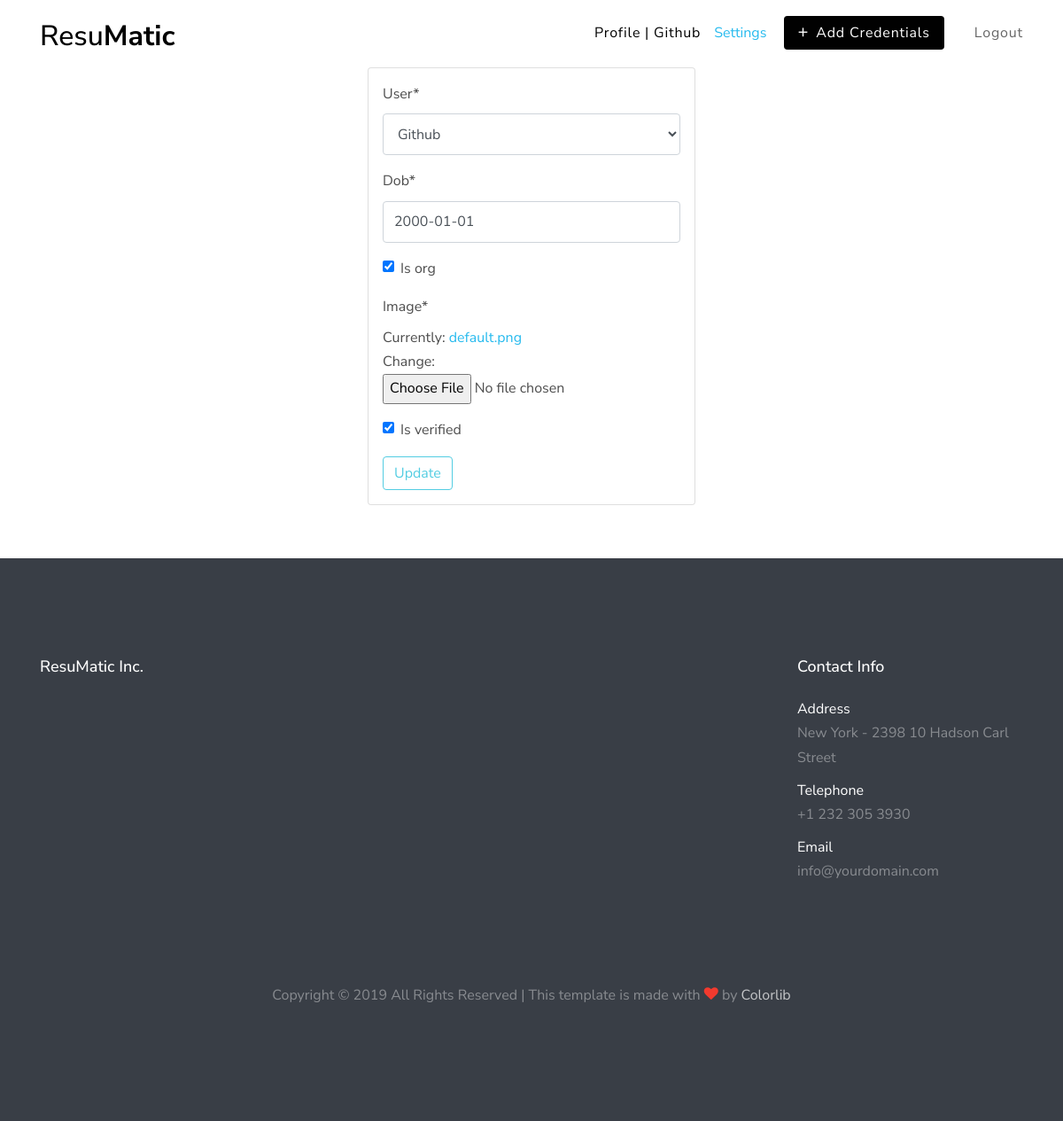
Page /profile/ (signed in) on the committed database.
### users/models.py (models this page shows, shortened)
class Profile(models.Model):
	user = models.OneToOneField(User, on_delete=models.CASCADE)
	dob  = models.DateField(default=datetime.date(2000,1,1))
	is_org = models.BooleanField(default=False)
	image = models.ImageField(default='default.png', upload_to='profile_pics')
	is_verified = models.BooleanField(default=False)

### users/views.py (the view)
# urls.py: path('profile/', user_views.profile, name="profile"),
@login_required
def profile(request):
    if request.method == 'POST':
        u_form = UserUpdateForm(request.POST, instance=request.user)
        p_form = ProfileUpdateForm(request.POST,
                                   request.FILES,
                                   instance=request.user.profile)
        if u_form.is_valid() and p_form.is_valid():
            u_form.save()
            p_form.save()
            messages.success(request, f'Your account has been updated!')
            return redirect('profile')
    else:
        u_form = UserUpdateForm(instance=request.user)
        p_form = ProfileUpdateForm(instance=request.user.profile)
    context = {
        'u_form': u_form,
        'p_form': p_form
    }
    return render(request, 'users/profile.html', context)

### users/forms.py
class UserUpdateForm(forms.ModelForm):
    email = forms.EmailField()
    class Meta:
        model = User
        fields = ['username', 'email']

class ProfileUpdateForm(forms.ModelForm):
    class Meta:
        model = Profile
        fields = '__all__'

### users/templates/users/profile.html (shortened to what this page needs)
{% extends "orders/base.html" %}
{% load crispy_forms_tags %}
{% block content %}
<div style="margin-bottom: 5%;" class="container-fluid col-md-4 content-below-nav">
    <div class="card p-3 ">
      <form method="post" enctype="multipart/form-data">
          {{ p_form|crispy }}
          <button class="btn btn-outline-info" type="submit">Update</button>
      </form>
  </div>
</div>
{% endblock content %}

### orders/templates/orders/base.html (shortened to what this page needs)
{% load static %}
<!DOCTYPE html>
<html lang="en">
  <head>
    <link rel="stylesheet" href="{% static 'kyc/fonts/icomoon/style.css' %}">
    <link rel="stylesheet" href="{% static 'kyc/css/bootstrap.min.css' %}">
    <link rel="stylesheet" href="{% static 'kyc/css/magnific-popup.css' %}">
    <link rel="stylesheet" href="{% static 'kyc/css/jquery-ui.css' %}">
    <link rel="stylesheet" href="{% static 'kyc/css/owl.carousel.min.css' %}">
    <link rel="stylesheet" href="{% static 'kyc/css/owl.theme.default.min.css' %}">
    <link rel="stylesheet" href="{% static 'kyc/css/bootstrap-datepicker.css' %}">
    <link rel="stylesheet" href="{% static 'kyc/css/animate.css' %}">
    <link rel="stylesheet" href="{% static 'kyc/fonts/flaticon/font/flaticon.css' %}">
    <link rel="stylesheet" href="{% static 'kyc/css/fl-bigmug-line.css' %}">
    <link rel="stylesheet" href="{% static 'kyc/css/aos.css' %}">
    <link rel="stylesheet" href="{% static 'kyc/css/style.css' %}">
  </head>
<body>
    <header class="site-navbar py-1" role="banner">
      <div class="container">
        <div class="row align-items-center">
          <div class="col-6 col-xl-2">
            <h1 class="mb-0"><a href="{% url 'welcome' %}" class="text-black h2 mb-0">Resu<strong>Matic</strong></a></h1>
          </div>
          <div class="col-10 col-xl-10 d-none d-xl-block">
            <nav class="site-navigation text-right" role="navigation">
              <ul class="site-menu js-clone-nav mr-auto d-none d-lg-block">
                {% if not user.is_authenticated %}
                <li><a href="{% url 'login' %}">Login</a></li>
                <li><a href="{% url 'register' %}">Register</a></li>
                {% else %}
                <li class="active"><a href="{% url 'welcome' %}">Profile | {{user.username}}</a>
                </li><a href="contact.html">Settings</a></li>
                <li><a href="{% url 'make-claim' %}"><span class="rounded py-2 px-3 text-white" style="background: rgb(1, 1, 1);"><span class="h5 mr-2">+</span>Add Credentials</span></a></li>
                <li><a href="{% url 'logout' %}">Logout</a></li>
                {% endif %}
              </ul>
            </nav>
          </div>
          <div class="col-6 col-xl-2 text-right d-block">
          </div>
        </div>
      </div>
    </header>
    {% block content %}{% endblock %}
  <footer class="site-footer">
      <div class="container">
        <div class="row">
          <div class="col-lg-9">
            <div class="row">
              <div class="col-6 col-md-3 col-lg-3 mb-5 mb-lg-0">
                <h3 class="footer-heading mb-4">ResuMatic Inc.</h3>
              </div>
            </div>
          </div>
          <div class="col-lg-3">
            <h3 class="footer-heading mb-4">Contact Info</h3>
            <ul class="list-unstyled">
              <li>
                <span class="d-block text-white">Address</span>
                New York - 2398 10 Hadson Carl Street
              </li>
              <li>
                <span class="d-block text-white">Telephone</span>
                +1 232 305 3930
              </li>
              <li>
                <span class="d-block text-white">Email</span>
                info@yourdomain.com
              </li>
            </ul>
          </div>
        </div>
        <div class="row pt-5 mt-5 text-center">
          <div class="col-md-12">
            <p>
            Copyright &copy; <script>document.write(new Date().getFullYear());</script> All Rights Reserved | This template is made with <i class="icon-heart text-danger" aria-hidden="true"></i> by <a href="https://colorlib.com" target="_blank" >Colorlib</a>
            </p>
          </div>
        </div>
      </div>
    </footer>
</body>
</html>

### kyc/static/kyc/css/style.css (style rules this page uses)
body { line-height: 1.7; color: #4d4d4d; font-weight: 400; font-size: 1rem; font-family: "Roboto Mono", SFMono-Regular, Menlo, Monaco, Consolas, "Liberation Mono", "Courier New", monospace; font-family: "Nunito Sans", -apple-system, BlinkMacSystemFont, "Segoe UI", Roboto, "Helvetica Neue", Arial, sans-serif, "Apple Color Emoji", "Segoe UI Emoji", "Segoe UI Symbol", "Noto Color Emoji"; }
a { -webkit-transition: .3s all ease; -o-transition: .3s all ease; transition: .3s all ease; }
.text-black { color: #000 !important; }
.btn { position: relative; top: 0; }
.form-control { height: 47px; }
.site-footer { padding: 7em 0; background: #393e46; color: rgba(255, 255, 255, 0.4); }
.site-footer a { color: rgba(255, 255, 255, 0.7); }
.site-footer .footer-heading { font-size: 18px; color: #fff; }
.site-footer ul li { margin-bottom: 10px; }
.site-navbar { margin-bottom: 0px; width: 100%; border-bottom: none; z-index: 2; position: relative; }
.site-navbar .site-navigation .site-menu { margin-bottom: 0; margin-left: 0; padding-left: 0; }
.site-navbar .site-navigation .site-menu .active > a { color: #000; }
.site-navbar .site-navigation .site-menu a { text-decoration: none !important; display: inline-block; }
.site-navbar .site-navigation .site-menu > li { display: inline-block; padding: 10px 5px; }
.site-navbar .site-navigation .site-menu > li > a { padding: 10px 10px; letter-spacing: .05em; color: rgba(0, 0, 0, 0.6); text-decoration: none !important; }
.site-navbar .site-navigation .site-menu > li:last-child { padding-right: 0; }
.site-navbar .site-navigation .site-menu > li:last-child > a { padding-right: 0; }

### rows in the picture
Profile: user "Github", dob "2000-01-01", is_org "☑", is_verified "☑"

### other values in the picture
{{ user.username }} "Github"
